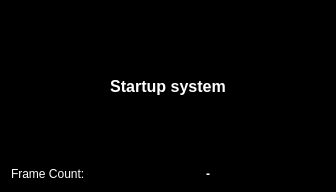
<?xml version="1.0" encoding="UTF-8"?>
<ui version="4.0">
 <class>MainWindow</class>
 <widget class="QMainWindow" name="MainWindow">
  <property name="geometry">
   <rect>
    <x>0</x>
    <y>0</y>
    <width>336</width>
    <height>192</height>
   </rect>
  </property>
  <property name="focusPolicy">
   <enum>Qt::StrongFocus</enum>
  </property>
  <property name="windowTitle">
   <string>MainWindow</string>
  </property>
  <property name="styleSheet">
   <string notr="true">background-color: rgb(0, 0, 0);
color: rgb(255, 255, 255);</string>
  </property>
  <widget class="QWidget" name="centralWidget">
   <layout class="QVBoxLayout" name="verticalLayout">
    <item>
     <widget class="QLabel" name="label">
      <property name="sizePolicy">
       <sizepolicy hsizetype="MinimumExpanding" vsizetype="MinimumExpanding">
        <horstretch>0</horstretch>
        <verstretch>0</verstretch>
       </sizepolicy>
      </property>
      <property name="font">
       <font>
        <pointsize>12</pointsize>
        <weight>75</weight>
        <bold>true</bold>
       </font>
      </property>
      <property name="styleSheet">
       <string notr="true"/>
      </property>
      <property name="text">
       <string>Startup system</string>
      </property>
      <property name="textFormat">
       <enum>Qt::PlainText</enum>
      </property>
      <property name="alignment">
       <set>Qt::AlignCenter</set>
      </property>
     </widget>
    </item>
    <item>
     <layout class="QHBoxLayout" name="horizontalLayout">
      <item>
       <widget class="QLabel" name="label_2">
        <property name="sizePolicy">
         <sizepolicy hsizetype="Maximum" vsizetype="Preferred">
          <horstretch>0</horstretch>
          <verstretch>0</verstretch>
         </sizepolicy>
        </property>
        <property name="text">
         <string>Frame Count:</string>
        </property>
       </widget>
      </item>
      <item>
       <widget class="QLabel" name="FrameNo">
        <property name="font">
         <font>
          <weight>75</weight>
          <bold>true</bold>
         </font>
        </property>
        <property name="styleSheet">
         <string notr="true"/>
        </property>
        <property name="text">
         <string>-</string>
        </property>
        <property name="alignment">
         <set>Qt::AlignCenter</set>
        </property>
       </widget>
      </item>
     </layout>
    </item>
   </layout>
  </widget>
 </widget>
 <layoutdefault spacing="6" margin="11"/>
 <resources/>
 <connections/>
</ui>
